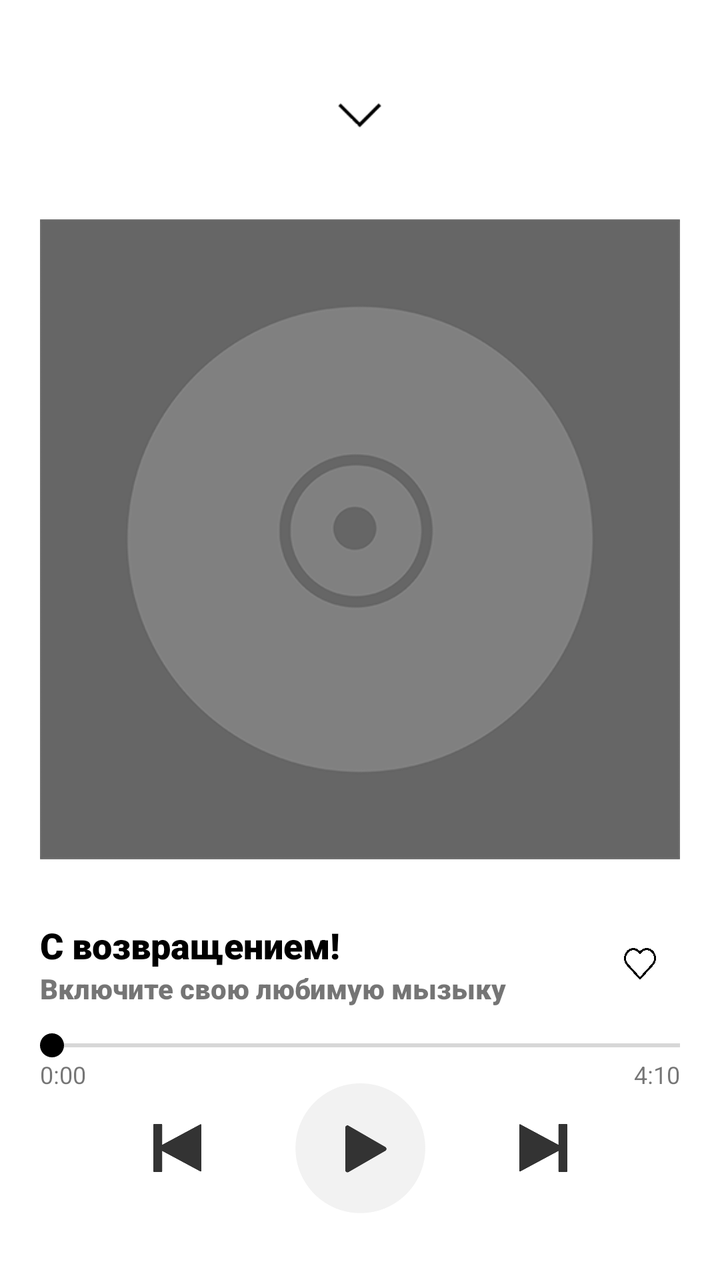
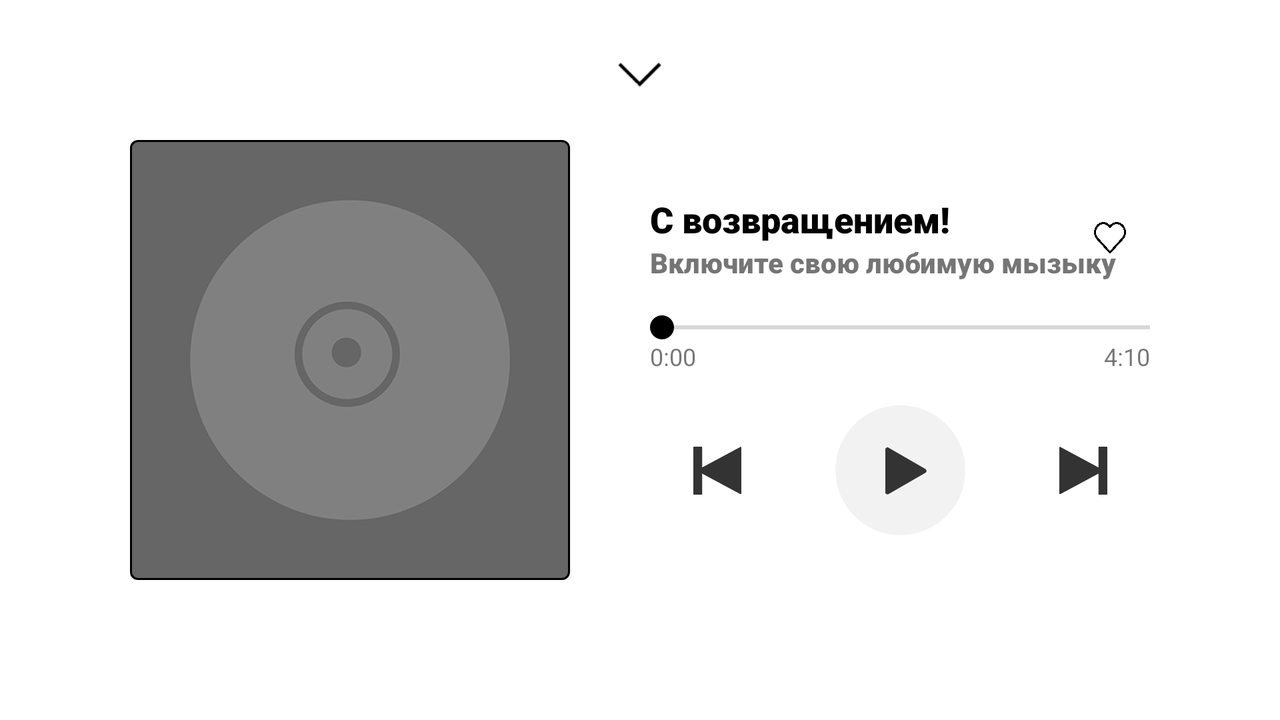

An Android layout and its configuration variant, each rendered on a device that would load it. The default file and the variant file are quoted in full after the pictures.
<!-- AndroidManifest.xml: application theme Theme.MusicPlayer -->
<!-- res/layout/player_layout.xml -->
<?xml version="1.0" encoding="utf-8"?>
<androidx.constraintlayout.widget.ConstraintLayout xmlns:android="http://schemas.android.com/apk/res/android"
    xmlns:app="http://schemas.android.com/apk/res-auto"
    xmlns:tools="http://schemas.android.com/tools"
    android:layout_width="match_parent"
    android:layout_height="match_parent"
    tools:context=".presentation.MainActivity">

    <androidx.constraintlayout.widget.ConstraintLayout
        android:id="@+id/playerElements"
        android:layout_width="match_parent"
        android:layout_height="wrap_content"
        app:layout_constraintBottom_toBottomOf="parent"
        app:layout_constraintTop_toTopOf="parent">

        <ImageButton
            android:id="@+id/menuButton"
            android:layout_width="48dp"
            android:layout_height="48dp"
            android:background="?selectableItemBackground"
            android:padding="13dp"
            android:scaleType="fitCenter"
            android:src="@drawable/close_icon"
            app:layout_constraintEnd_toEndOf="@+id/albumCover"
            app:layout_constraintStart_toStartOf="@+id/albumCover"
            app:layout_constraintTop_toTopOf="parent"
            tools:ignore="ContentDescription,MissingConstraints" />

        <ImageView
            android:id="@+id/albumCover"
            android:layout_width="320dp"
            android:layout_height="320dp"
            android:layout_marginStart="14dp"
            android:layout_marginTop="28dp"
            android:layout_marginEnd="14dp"
            android:src="@drawable/placeholder"
            app:layout_constraintEnd_toEndOf="parent"
            app:layout_constraintStart_toStartOf="parent"
            app:layout_constraintTop_toBottomOf="@+id/menuButton"
            tools:ignore="ContentDescription" />

        <TextView
            android:id="@+id/songName"
            android:layout_width="wrap_content"
            android:layout_height="wrap_content"
            android:layout_gravity="start"
            android:fontFamily="sans-serif-black"
            android:text="@string/greeting"
            android:textColor="@color/text_color_selector"
            android:textSize="18dp"
            app:layout_constraintBottom_toBottomOf="parent"
            app:layout_constraintStart_toStartOf="@+id/albumCover"
            app:layout_constraintTop_toBottomOf="@+id/albumCover"
            app:layout_constraintVertical_bias="0.20"
            tools:ignore="SpUsage" />

        <TextView
            android:id="@+id/performerText"
            android:layout_width="wrap_content"
            android:layout_height="wrap_content"
            android:layout_gravity="start"
            android:fontFamily="sans-serif-black"
            android:text="@string/greeting2"
            android:textSize="14dp"
            app:layout_constraintStart_toStartOf="@+id/albumCover"
            app:layout_constraintTop_toBottomOf="@+id/songName"
            tools:ignore="SpUsage" />

        <SeekBar
            android:id="@+id/seekBar"
            android:layout_width="0dp"
            android:layout_height="wrap_content"
            android:layout_marginTop="10dp"
            android:paddingStart="0dp"
            android:paddingEnd="0dp"
            android:progressTint="@color/text_color_selector"
            android:thumbOffset="3dp"
            android:thumbTint="@color/text_color_selector"
            app:layout_constraintEnd_toEndOf="@+id/albumCover"
            app:layout_constraintStart_toStartOf="@+id/albumCover"
            app:layout_constraintTop_toBottomOf="@+id/performerText"
            tools:ignore="RtlSymmetry" />

        <TextView
            android:id="@+id/timeCurrent"
            android:layout_width="wrap_content"
            android:layout_height="wrap_content"
            android:layout_marginTop="-3dp"
            android:text="@string/_0_00"
            android:textSize="12dp"
            app:layout_constraintStart_toStartOf="@+id/seekBar"
            app:layout_constraintTop_toBottomOf="@+id/seekBar"
            tools:ignore="SpUsage" />

        <TextView
            android:id="@+id/timeFull"
            android:layout_width="wrap_content"
            android:layout_height="wrap_content"
            android:layout_marginTop="-3dp"
            android:text="@string/_4_10"
            android:textSize="12dp"
            app:layout_constraintEnd_toEndOf="@+id/seekBar"
            app:layout_constraintTop_toBottomOf="@+id/seekBar"
            tools:ignore="SpUsage" />

        <ImageButton
            android:id="@+id/previousButton"
            android:layout_width="48dp"
            android:layout_height="48dp"
            android:layout_marginEnd="35dp"
            android:background="?selectableItemBackground"
            android:padding="12dp"
            android:scaleType="fitXY"
            android:src="@drawable/next_icon"
            app:layout_constraintBottom_toBottomOf="@+id/playButton"
            app:layout_constraintEnd_toStartOf="@+id/playButton"
            app:layout_constraintTop_toTopOf="@+id/playButton"
            tools:ignore="ContentDescription" />

        <ImageView
            android:id="@+id/playButton"
            android:layout_width="65dp"
            android:layout_height="65dp"
            android:layout_marginTop="10dp"
            android:src="@drawable/play_icon"
            app:layout_constraintEnd_toEndOf="parent"
            app:layout_constraintStart_toStartOf="parent"
            app:layout_constraintTop_toBottomOf="@+id/seekBar"
            tools:ignore="ContentDescription" />

        <ImageButton
            android:id="@+id/nextButton"
            android:layout_width="48dp"
            android:layout_height="48dp"
            android:layout_marginStart="35dp"
            android:background="?selectableItemBackground"
            android:padding="12dp"
            android:scaleType="fitXY"
            android:scaleX="-1"
            android:src="@drawable/next_icon"
            app:layout_constraintBottom_toBottomOf="@+id/playButton"
            app:layout_constraintStart_toEndOf="@+id/playButton"
            app:layout_constraintTop_toTopOf="@+id/playButton"
            tools:ignore="ContentDescription" />

        <ImageButton
            android:id="@+id/likeButton"
            android:layout_width="40dp"
            android:layout_height="40dp"
            android:background="?selectableItemBackground"
            android:padding="12dp"
            android:scaleType="fitXY"
            android:src="@drawable/heart"
            app:layout_constraintBottom_toBottomOf="@+id/performerText"
            app:layout_constraintEnd_toEndOf="@+id/albumCover"
            app:layout_constraintTop_toTopOf="@+id/songName"
            tools:ignore="ContentDescription" />

    </androidx.constraintlayout.widget.ConstraintLayout>

</androidx.constraintlayout.widget.ConstraintLayout>
<!-- resources referenced by this layout -->
<resources>
  <!-- drawable close_icon: png bitmap (drawable, 1983 bytes) -->
  <!-- drawable heart: png bitmap (drawable, 79836 bytes) -->
  <!-- drawable next_icon: png bitmap (drawable, 2508 bytes) -->
  <!-- drawable placeholder: png bitmap (drawable, 20437 bytes) -->
  <!-- drawable play_icon: png bitmap (drawable, 6712 bytes) -->
  <string name="_0_00">0:00</string>
  <string name="_4_10">4:10</string>
  <string name="greeting">С возвращением!</string>
  <string name="greeting2">Включите свою любимую мызыку</string>
  <style name="Theme.MusicPlayer" parent="Theme.MaterialComponents.DayNight.NoActionBar">
          
          <item name="colorPrimary">@color/yellow_100</item>
          <item name="colorPrimaryVariant">@color/purple_700</item>
          <item name="colorOnPrimary">@color/white</item>
          
          <item name="colorSecondary">@color/teal_200</item>
          <item name="colorSecondaryVariant">@color/teal_700</item>
          <item name="colorOnSecondary">@color/black</item>
          
          <item name="android:statusBarColor" tools:targetApi="l">@android:color/transparent</item>
          <item name="android:windowLightStatusBar" tools:targetApi="m">true</item>
          
          <item name="android:navigationBarColor">@android:color/transparent</item>
      </style>
  <color name="yellow_100">#FFDB4D</color>
  <color name="purple_700">#FF3700B3</color>
  <color name="white">#FFFFFFFF</color>
  <color name="teal_200">#FFDB4D</color>
  <color name="teal_700">#FF018786</color>
  <color name="black">#FF000000</color>
</resources>
<!-- res/layout-land/player_layout.xml (the repository's variant of the layout above) -->
<!-- drawn on the phone turned sideways -->
<?xml version="1.0" encoding="utf-8"?>
<androidx.constraintlayout.widget.ConstraintLayout xmlns:android="http://schemas.android.com/apk/res/android"
    xmlns:app="http://schemas.android.com/apk/res-auto"
    xmlns:tools="http://schemas.android.com/tools"
    android:layout_width="match_parent"
    android:layout_height="match_parent"
    tools:context=".presentation.MainActivity">

    <ImageButton
        android:id="@+id/menuButton"
        android:layout_width="48dp"
        android:layout_height="48dp"
        android:background="?selectableItemBackground"
        android:padding="13dp"
        android:scaleType="fitCenter"
        android:src="@drawable/close_icon"
        app:layout_constraintBottom_toTopOf="@+id/playerElements"
        app:layout_constraintEnd_toEndOf="parent"
        app:layout_constraintStart_toStartOf="parent"
        app:layout_constraintTop_toTopOf="parent"
        app:layout_constraintVertical_bias="0.60"
        tools:ignore="ContentDescription,MissingConstraints" />

    <androidx.constraintlayout.widget.ConstraintLayout
        android:id="@+id/playerElements"
        android:layout_width="wrap_content"
        android:layout_height="wrap_content"
        app:layout_constraintBottom_toBottomOf="parent"
        app:layout_constraintEnd_toEndOf="parent"
        app:layout_constraintStart_toStartOf="parent"
        app:layout_constraintTop_toTopOf="parent">

        <com.google.android.material.card.MaterialCardView
            android:id="@+id/albumCardView"
            android:layout_width="wrap_content"
            android:layout_height="wrap_content"
            app:cardBackgroundColor="@android:color/transparent"
            app:layout_constraintBottom_toBottomOf="parent"
            app:layout_constraintStart_toStartOf="parent"
            app:layout_constraintTop_toTopOf="parent"
            app:strokeColor="@color/text_color_selector"
            app:strokeWidth="1dp">

            <ImageView
                android:id="@+id/albumCover"
                android:layout_width="220dp"
                android:layout_height="220dp"
                android:src="@drawable/placeholder"
                tools:ignore="ContentDescription" />

        </com.google.android.material.card.MaterialCardView>


        <TextView
            android:id="@+id/songName"
            android:layout_width="wrap_content"
            android:layout_height="wrap_content"
            android:layout_gravity="start"
            android:layout_marginStart="40dp"
            android:fontFamily="sans-serif-black"
            android:text="@string/greeting"
            android:textColor="@color/text_color_selector"
            android:textSize="18dp"
            app:layout_constraintBottom_toBottomOf="parent"
            app:layout_constraintStart_toEndOf="@+id/albumCardView"
            app:layout_constraintTop_toTopOf="parent"
            app:layout_constraintVertical_bias="0.14"
            tools:ignore="SpUsage" />

        <TextView
            android:id="@+id/performerText"
            android:layout_width="wrap_content"
            android:layout_height="wrap_content"
            android:layout_gravity="start"
            android:fontFamily="sans-serif-black"
            android:text="@string/greeting2"
            android:textSize="14dp"
            app:layout_constraintStart_toStartOf="@+id/songName"
            app:layout_constraintTop_toBottomOf="@+id/songName"
            tools:ignore="SpUsage" />

        <SeekBar
            android:id="@+id/seekBar"
            android:layout_width="250dp"
            android:layout_height="wrap_content"
            android:layout_marginTop="14dp"
            android:paddingStart="0dp"
            android:paddingEnd="0dp"
            android:progressTint="@color/text_color_selector"
            android:thumbOffset="3dp"
            android:thumbTint="@color/text_color_selector"
            app:layout_constraintStart_toStartOf="@+id/performerText"
            app:layout_constraintTop_toBottomOf="@+id/performerText"
            tools:ignore="RtlSymmetry" />

        <TextView
            android:id="@+id/timeCurrent"
            android:layout_width="wrap_content"
            android:layout_height="wrap_content"
            android:layout_marginTop="-3dp"
            android:text="@string/_0_00"
            android:textSize="12dp"
            app:layout_constraintStart_toStartOf="@+id/seekBar"
            app:layout_constraintTop_toBottomOf="@+id/seekBar"
            tools:ignore="SpUsage" />

        <TextView
            android:id="@+id/timeFull"
            android:layout_width="wrap_content"
            android:layout_height="wrap_content"
            android:layout_marginTop="-3dp"
            android:text="@string/_4_10"
            android:textSize="12dp"
            app:layout_constraintEnd_toEndOf="@+id/seekBar"
            app:layout_constraintTop_toBottomOf="@+id/seekBar"
            tools:ignore="SpUsage" />

        <ImageButton
            android:id="@+id/previousButton"
            android:layout_width="48dp"
            android:layout_height="48dp"
            android:layout_marginEnd="35dp"
            android:background="?selectableItemBackground"
            android:padding="12dp"
            android:scaleType="fitXY"
            android:src="@drawable/next_icon"
            app:layout_constraintBottom_toBottomOf="@+id/playButton"
            app:layout_constraintEnd_toStartOf="@+id/playButton"
            app:layout_constraintTop_toTopOf="@+id/playButton"
            tools:ignore="ContentDescription" />

        <ImageView
            android:id="@+id/playButton"
            android:layout_width="65dp"
            android:layout_height="65dp"
            android:layout_marginTop="30dp"
            android:src="@drawable/play_icon"
            app:layout_constraintEnd_toEndOf="@+id/seekBar"
            app:layout_constraintStart_toStartOf="@+id/seekBar"
            app:layout_constraintTop_toBottomOf="@+id/seekBar"
            tools:ignore="ContentDescription" />

        <ImageButton
            android:id="@+id/nextButton"
            android:layout_width="48dp"
            android:layout_height="48dp"
            android:layout_marginStart="35dp"
            android:background="?selectableItemBackground"
            android:padding="12dp"
            android:scaleType="fitXY"
            android:scaleX="-1"
            android:src="@drawable/next_icon"
            app:layout_constraintBottom_toBottomOf="@+id/playButton"
            app:layout_constraintStart_toEndOf="@+id/playButton"
            app:layout_constraintTop_toTopOf="@+id/playButton"
            tools:ignore="ContentDescription" />

        <ImageButton
            android:id="@+id/likeButton"
            android:layout_width="40dp"
            android:layout_height="40dp"
            android:background="?selectableItemBackground"
            android:padding="12dp"
            android:scaleType="fitXY"
            android:src="@drawable/heart"
            app:layout_constraintBottom_toBottomOf="@+id/performerText"
            app:layout_constraintEnd_toEndOf="@+id/seekBar"
            app:layout_constraintTop_toTopOf="@+id/songName"
            tools:ignore="ContentDescription" />

    </androidx.constraintlayout.widget.ConstraintLayout>

</androidx.constraintlayout.widget.ConstraintLayout>
